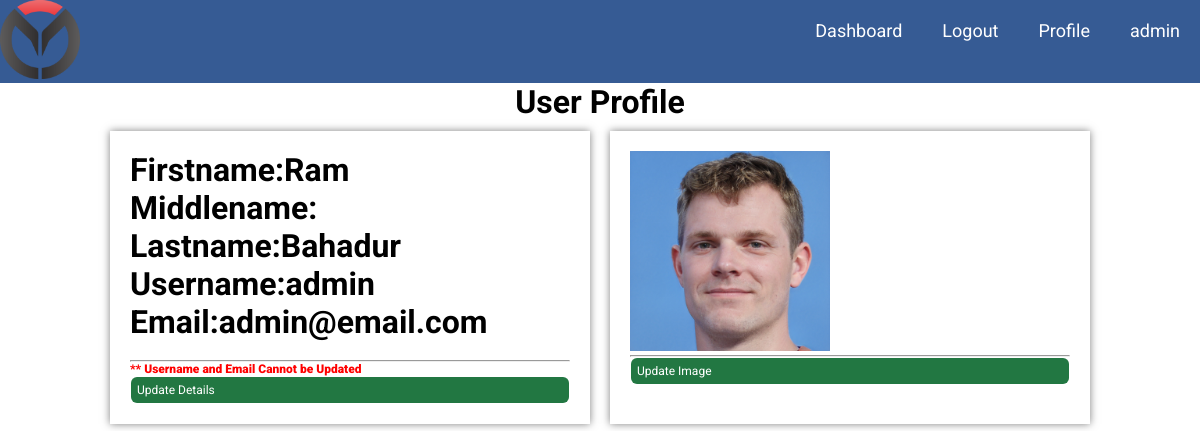
The page /admin/profile.php (signed in) on the database its author committed.
### tables this page shows
CREATE TABLE `users` (
  `id` int(11) NOT NULL,
  `firstname` varchar(50) NOT NULL,
  `middlename` varchar(50) DEFAULT NULL,
  `lastname` varchar(50) NOT NULL,
  `username` varchar(100) NOT NULL,
  `email` varchar(100) NOT NULL,
  `user_password` varchar(100) NOT NULL,
  `profile_image` varchar(255) DEFAULT NULL,
  `is_superuser` tinyint(1) DEFAULT 0,
  `is_active` tinyint(1) DEFAULT 1,
  `joined_date` timestamp NOT NULL DEFAULT current_timestamp()
);

### admin/profile.php (the view, shortened to what this page needs)
<?php
include 'header.php';
require '../database/dbconnection.php';
if(isset($_SESSION['userid'])){
    $userid = $_SESSION['userid'];
    $sql = 'select * from users where id=?';
    $stmt= $conn->prepare($sql);
    $stmt->bind_param('i', $userid);
    $stmt->execute();
    $result = $stmt->get_result();
    $row = $result->fetch_assoc();
}
?>
<div class="main-content">
    <h1 style="text-align: center;">User Profile</h1>
    <div class="parent">
        <div class="child1">
                <h1 class="profile-text">Firstname:<?php echo $row['firstname'] ?></h1>
                <h1 class="profile-text">Middlename:<?php echo $row['middlename'] ?></h1>
                <h1 class="profile-text">Lastname:<?php echo $row['lastname'] ?></h1>
                <h1 class="profile-text">Username:<?php echo $row['username'] ?></h1>
                <h1 class="profile-text">Email:<?php echo $row['email'] ?></h1>
                <br/>
                <hr/>
                <p style="color:red; font-size:12px;font-weight:900">** Username and Email
                Cannot be Updated</p>
                <a href="update.details.php" class="edit">Update Details</a>
            </div>
        <div class="child2">
            <?php
            if ($row['profile_image']!=null){
                ?>
               <img src="../assets/uploads/<?php echo $row['profile_image']; ?>"  width="200"/>
               <?php
            }
            else{
                echo "<img src='../assets/images/default_user.png' width='200'  />";
            }
             ?>
            <br/>
            <hr/>
            <a href="update.image.php" class="edit">Update Image</a>
        </div>
    </div>
</div>

### assets/css/style.css (style rules this page uses)
* { box-sizing: border-box; padding: 0; margin: 0; font-family: "Roboto", "sans-serif"; }
.edit, .delete, .deactivate { text-decoration: none; display:block; padding: 6px; border-radius: 6px; color: #fff; font-size:12px; margin: 1px; }
.edit { background-color:rgb(34, 119, 66); }
.parent { display: flex; flex-wrap: wrap; justify-content: center; }
.child1, .child2 { width: 40%; box-shadow: 0 0 8px rgba(0, 0, 0, 0.5); margin: 10px; padding: 20px; }

### rows shown on the page
users: firstname "Ram", lastname "Bahadur", username "admin", email "admin@email.com", profile_image (picture)

### other values the page prints
$_SESSION['username'] "admin"
